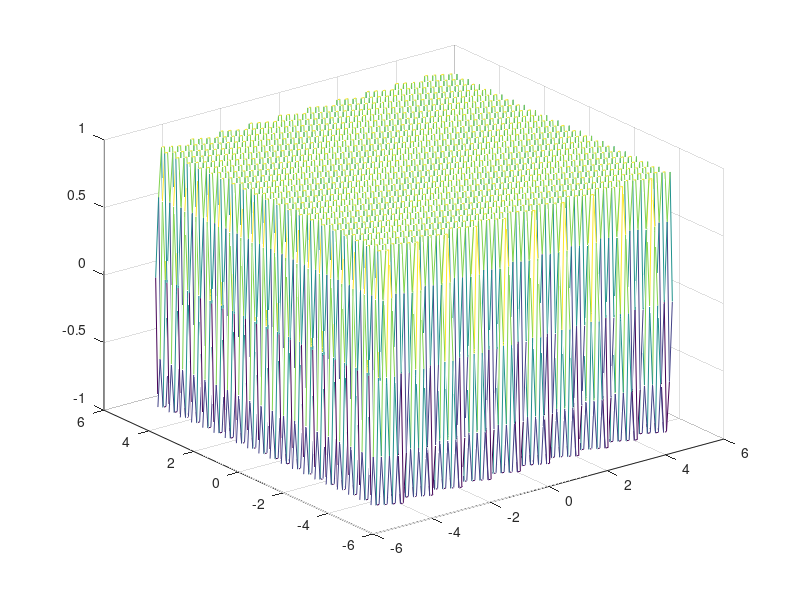
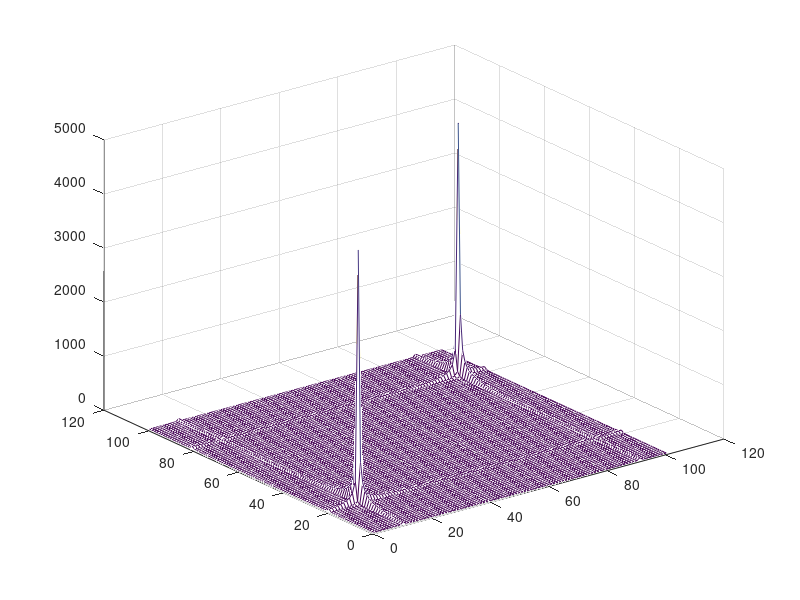
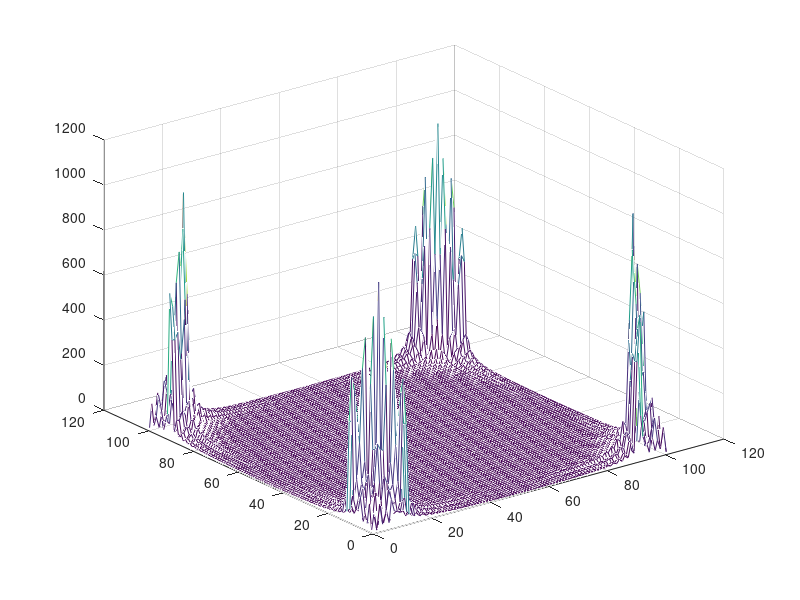
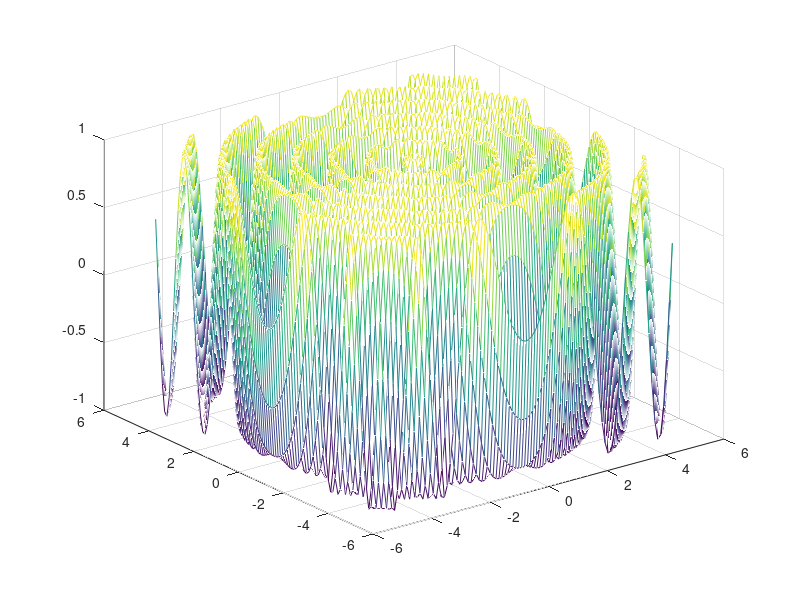

Reproduce these figures in MATLAB, in order.
%% Espetro bidemensional a)
Ta=0.1;
x=[-5:Ta:5];
y=[-5:Ta:5];
z=zeros (length(x),length(y));

for ix=1:length(x)
    for iy=1:length(y)
       
        z(ix,iy)=sin(2*pi*(2*x(ix)+y(iy)));
    end
end

figure(1)
mesh(x,y,z);
Z= fft2(z);
figure(2)
mesh(abs(Z));

%% b)
x=[-5:0.1:5];
y=[-5:0.1:5];
w=zeros(length(x),length(y));

for ix=1:length(x)
    for iy=1:length(y)
        w(ix,iy)=sin(2*pi*(x(ix)^2+y(iy)^2)^(1/2));
    end
end
figure(4);
mesh(x,y,w);
W=fft2(w);
figure(3)
mesh(abs(W));
